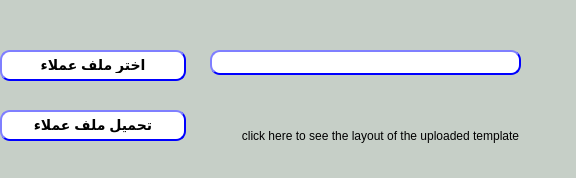
<?xml version="1.0" encoding="UTF-8"?>
<ui version="4.0">
 <class>Dialog</class>
 <widget class="QDialog" name="Dialog">
  <property name="geometry">
   <rect>
    <x>0</x>
    <y>0</y>
    <width>576</width>
    <height>178</height>
   </rect>
  </property>
  <property name="windowTitle">
   <string>تحميل تقاط العملاء</string>
  </property>
  <property name="styleSheet">
   <string notr="true">background-color: rgb(198, 207, 199);

            </string>
  </property>
  <widget class="QPushButton" name="BTN_load">
   <property name="geometry">
    <rect>
     <x>0</x>
     <y>110</y>
     <width>186</width>
     <height>31</height>
    </rect>
   </property>
   <property name="styleSheet">
    <string notr="true">QPushButton{
                                        background-color: white;
                                        border-style: outset;
                                        border-width: 2px;
                                        border-radius: 10px;
                                        border-color: blue;
                                        font: bold 14px;
                                        min-width:6em;
 padding: 6px;
                                       }
                                        QPushButton:hover {
                                        background: qradialgradient(
                                        cx: 0.3, cy: -0.4, fx: 0.3, fy: -0.4,
                                        radius: 1.35, stop: 0 #fff, stop: 1 #bbb
                                        );
                                        }
                                        QPushButton:pressed {
                                        border-style: inset;
                                        background: qradialgradient(
                                        cx: 0.4, cy: -0.1, fx: 0.4, fy: -0.1,
                                        radius: 1.35, stop: 0 #fff, stop: 1 #ddd
                                        );
                                        }
                                    </string>
   </property>
   <property name="text">
    <string>تحميل ملف عملاء</string>
   </property>
  </widget>
  <widget class="QPushButton" name="BTN_browse">
   <property name="geometry">
    <rect>
     <x>0</x>
     <y>50</y>
     <width>186</width>
     <height>31</height>
    </rect>
   </property>
   <property name="styleSheet">
    <string notr="true">QPushButton{
                                        background-color: white;
                                        border-style: outset;
                                        border-width: 2px;
                                        border-radius: 10px;
                                        border-color: blue;
                                        font: bold 14px;
                                        min-width:6em;
 padding: 6px;
                                       }
                                        QPushButton:hover {
                                        background: qradialgradient(
                                        cx: 0.3, cy: -0.4, fx: 0.3, fy: -0.4,
                                        radius: 1.35, stop: 0 #fff, stop: 1 #bbb
                                        );
                                        }
                                        QPushButton:pressed {
                                        border-style: inset;
                                        background: qradialgradient(
                                        cx: 0.4, cy: -0.1, fx: 0.4, fy: -0.1,
                                        radius: 1.35, stop: 0 #fff, stop: 1 #ddd
                                        );
                                        }
                                    </string>
   </property>
   <property name="text">
    <string>اختر ملف عملاء</string>
   </property>
  </widget>
  <widget class="QLineEdit" name="LE_fileName">
   <property name="enabled">
    <bool>true</bool>
   </property>
   <property name="geometry">
    <rect>
     <x>210</x>
     <y>50</y>
     <width>311</width>
     <height>25</height>
    </rect>
   </property>
   <property name="styleSheet">
    <string notr="true">QLineEdit{
                                        background-color: white;
                                        border-style: outset;
                                        border-width: 2px;
                                        border-radius: 10px;
                                        border-color: blue;
                                        min-width: 6em;
                                        }
                                        QLineEdit:hover {
                                        background: qradialgradient(
                                        cx: 0.3, cy: -0.4, fx: 0.3, fy: -0.4,
                                        radius: 1.35, stop: 0 #fff, stop: 1 #bbb
                                        );
                                        }
                                       QLineEdit:pressed {
                                        border-style: inset;
                                        background: qradialgradient(
                                        cx: 0.4, cy: -0.1, fx: 0.4, fy: -0.1,
                                        radius: 1.35, stop: 0 #fff, stop: 1 #ddd
                                        );
                                        }
                                    </string>
   </property>
  </widget>
  <widget class="QPushButton" name="BTN_uploadTemp">
   <property name="geometry">
    <rect>
     <x>220</x>
     <y>120</y>
     <width>321</width>
     <height>31</height>
    </rect>
   </property>
   <property name="font">
    <font>
     <pointsize>9</pointsize>
     <italic>false</italic>
    </font>
   </property>
   <property name="styleSheet">
    <string notr="true"/>
   </property>
   <property name="text">
    <string>click here to see the layout of the uploaded template</string>
   </property>
   <property name="autoDefault">
    <bool>false</bool>
   </property>
   <property name="flat">
    <bool>true</bool>
   </property>
  </widget>
 </widget>
 <resources/>
 <connections/>
</ui>
